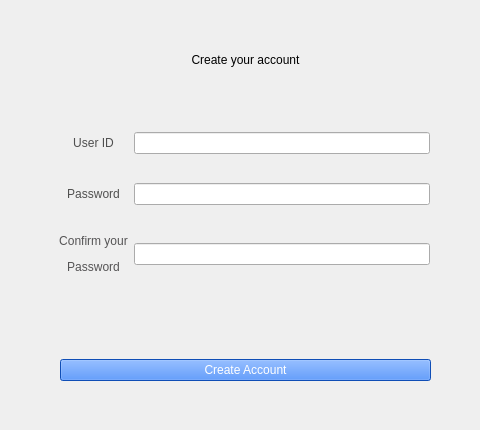
<?xml version="1.0" encoding="UTF-8"?>
<ui version="4.0">
 <class>MainWindow</class>
 <widget class="QMainWindow" name="MainWindow">
  <property name="geometry">
   <rect>
    <x>0</x>
    <y>0</y>
    <width>480</width>
    <height>430</height>
   </rect>
  </property>
  <property name="windowTitle">
   <string>MainWindow</string>
  </property>
  <widget class="QWidget" name="centralwidget">
   <widget class="QWidget" name="gridLayoutWidget">
    <property name="geometry">
     <rect>
      <x>59</x>
      <y>109</y>
      <width>371</width>
      <height>191</height>
     </rect>
    </property>
    <layout class="QGridLayout" name="gridLayout">
     <item row="0" column="0">
      <widget class="QLabel" name="label">
       <property name="styleSheet">
        <string notr="true">font:120 18pt &quot;Anonymous Pro for Powerline&quot;;</string>
       </property>
       <property name="text">
        <string>&lt;html&gt;&lt;head/&gt;&lt;body&gt;&lt;p align=&quot;center&quot;&gt;&lt;span style=&quot; color:#4f4f4f;&quot;&gt;User ID&lt;/span&gt;&lt;/p&gt;&lt;/body&gt;&lt;/html&gt;</string>
       </property>
      </widget>
     </item>
     <item row="1" column="0">
      <widget class="QLabel" name="label_2">
       <property name="styleSheet">
        <string notr="true">font:120 18pt &quot;Anonymous Pro for Powerline&quot;;</string>
       </property>
       <property name="text">
        <string>&lt;html&gt;&lt;head/&gt;&lt;body&gt;&lt;p align=&quot;center&quot;&gt;&lt;span style=&quot; color:#50504f;&quot;&gt;Password&lt;/span&gt;&lt;/p&gt;&lt;/body&gt;&lt;/html&gt;</string>
       </property>
      </widget>
     </item>
     <item row="0" column="1">
      <widget class="QLineEdit" name="lineEdit"/>
     </item>
     <item row="1" column="1">
      <widget class="QLineEdit" name="lineEdit_2"/>
     </item>
     <item row="2" column="0">
      <widget class="QLabel" name="label_4">
       <property name="styleSheet">
        <string notr="true">font: 16pt &quot;Anonymous Pro for Powerline&quot;;</string>
       </property>
       <property name="text">
        <string>&lt;html&gt;&lt;head/&gt;&lt;body&gt;&lt;p align=&quot;center&quot;&gt;&lt;span style=&quot; color:#555455;&quot;&gt;Confirm your&lt;/span&gt;&lt;/p&gt;&lt;p align=&quot;center&quot;&gt;&lt;span style=&quot; color:#555455;&quot;&gt;Password&lt;/span&gt;&lt;/p&gt;&lt;/body&gt;&lt;/html&gt;</string>
       </property>
      </widget>
     </item>
     <item row="2" column="1">
      <widget class="QLineEdit" name="lineEdit_3"/>
     </item>
    </layout>
   </widget>
   <widget class="QWidget" name="horizontalLayoutWidget">
    <property name="geometry">
     <rect>
      <x>60</x>
      <y>330</y>
      <width>371</width>
      <height>80</height>
     </rect>
    </property>
    <layout class="QHBoxLayout" name="horizontalLayout">
     <item>
      <widget class="QPushButton" name="pushButton_2">
       <property name="styleSheet">
        <string notr="true">font: 400 20pt &quot;Anonymous Pro for Powerline&quot;;
background-color:rgb(21, 109, 255);
color:rgb(255, 255, 255)</string>
       </property>
       <property name="text">
        <string>Create Account</string>
       </property>
      </widget>
     </item>
    </layout>
   </widget>
   <widget class="QLabel" name="label_3">
    <property name="geometry">
     <rect>
      <x>60</x>
      <y>20</y>
      <width>371</width>
      <height>81</height>
     </rect>
    </property>
    <property name="styleSheet">
     <string notr="true">font:1500 32pt &quot;Anonymous Pro for Powerline&quot;;</string>
    </property>
    <property name="text">
     <string>&lt;html&gt;&lt;head/&gt;&lt;body&gt;&lt;p align=&quot;center&quot;&gt;Create your account&lt;/p&gt;&lt;/body&gt;&lt;/html&gt;</string>
    </property>
   </widget>
  </widget>
 </widget>
 <resources/>
 <connections/>
</ui>
